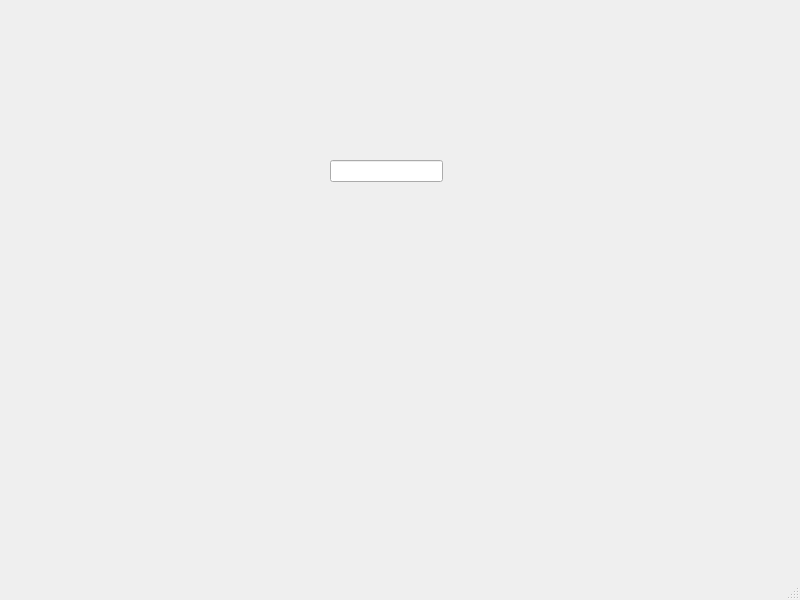
<?xml version="1.0" encoding="UTF-8"?>
<ui version="4.0">
 <class>MainWindow</class>
 <widget class="QMainWindow" name="MainWindow">
  <property name="geometry">
   <rect>
    <x>0</x>
    <y>0</y>
    <width>800</width>
    <height>600</height>
   </rect>
  </property>
  <property name="windowTitle">
   <string>MainWindow</string>
  </property>
  <widget class="QWidget" name="centralwidget">
   <widget class="QLineEdit" name="lineEdit1">
    <property name="geometry">
     <rect>
      <x>330</x>
      <y>160</y>
      <width>113</width>
      <height>22</height>
     </rect>
    </property>
   </widget>
  </widget>
  <widget class="QMenuBar" name="menubar">
   <property name="geometry">
    <rect>
     <x>0</x>
     <y>0</y>
     <width>800</width>
     <height>22</height>
    </rect>
   </property>
  </widget>
  <widget class="QStatusBar" name="statusbar"/>
 </widget>
 <resources/>
 <connections/>
</ui>
